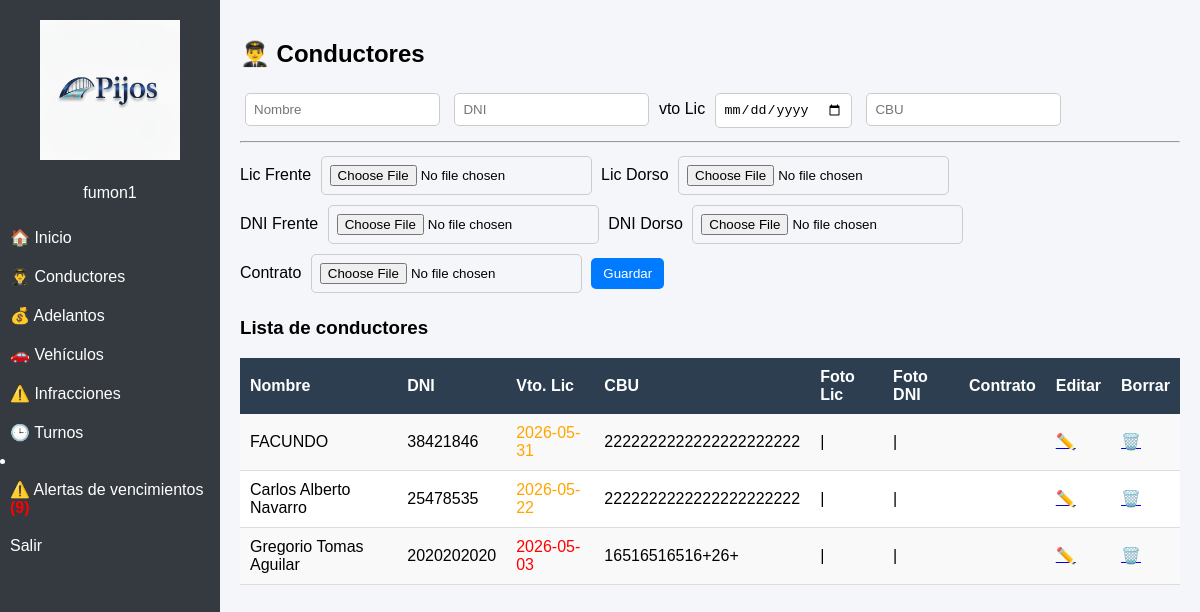
The page /conductores (signed in) on the database its author committed.
### tables this page shows
CREATE TABLE conductores (
            id INTEGER PRIMARY KEY AUTOINCREMENT,
            nombre TEXT,
            dni TEXT,
            licencia_vencimiento TEXT,
            cbu TEXT,
            licencia_frente TEXT,
            licencia_dorso TEXT,
            dni_frente TEXT,
            dni_dorso TEXT,
            contrato TEXT        
        );

### app.py (the view, shortened to what this page needs)
@app.route("/conductores", methods=["GET", "POST"])
@login_requerido
def conductores():
    conn = sqlite3.connect("empresa.db")
    cursor = conn.cursor()
    cursor.execute("SELECT * FROM conductores")
    datos = cursor.fetchall()
    conn.close()
    datos_procesados = []
    for d in datos:
        alerta = ""
        if d[3]:
            fecha_vto = datetime.strptime(d[3], "%Y-%m-%d")
            hoy = datetime.now()
            if fecha_vto < hoy:
                alerta = "vencido"
            elif fecha_vto <= hoy + timedelta(days=30):
                alerta = "por_vencer"
        datos_procesados.append({
            "id": d[0],
            "nombre": d[1],
            "dni": d[2],
            "vto": d[3],
            "cbu": d[4],
            "lic_frente": d[5],
            "lic_dorso": d[6],
            "dni_frente": d[7],
            "dni_dorso": d[8],
            "contrato": d[9],
            "alerta": alerta
        })
    return render_template("conductores.html", datos=datos_procesados)

### app.py (called while the page is built)
def login_requerido(f):
    @wraps(f)
    def funcion_protegida(*args, **kwargs):
        if "usuario" not in session:
            return redirect("/login")
        return f(*args, **kwargs)
    return funcion_protegida

### templates/conductores.html (shortened to what this page needs)
{% extends "layout.html" %}
{% block content %}
    <h2>👨‍✈️ Conductores</h2>
    <form method="POST" enctype="multipart/form-data">
        <input name="nombre" placeholder="Nombre" required>
        <input name="dni" placeholder="DNI" required>
        <label>vto Lic</label>
        <input  type="date" name="licencia_vencimiento">
        <input name="cbu" placeholder="CBU">
        <br>
        <hr>
        <label>Lic Frente</label>
        <input type="file" name="licencia_frente">
        <label>Lic Dorso</label>
        <input type="file" name="licencia_dorso">
        <br>
        <label>DNI Frente</label>
        <input type="file" name="dni_frente">
        <label>DNI Dorso</label>
        <input type="file" name="dni_dorso">
        <br>
        <label>Contrato</label>
        <input type="file" name="contrato">
        <button>Guardar</button>
    </form>
    <h3>Lista de conductores</h3>
    <table>
        <tr>
            <th>Nombre</th>
            <th>DNI</th>
            <th>Vto. Lic</th>
            <th>CBU</th>
            <th>Foto Lic</th>
            <th>Foto DNI</th>
            <th>Contrato</th>
            <th>Editar</th>
            <th>Borrar</th>
        </tr>
    {% for d in datos %}
    <tr>
        <td>{{ d.nombre }}</td>
        <td>{{ d.dni }}</td>
        <td>
            {% if d.alerta == "vencido" %}
                <span style="color:red;">{{ d.vto }}</span>
            {% elif d.alerta == "por_vencer" %}
                <span style="color:orange;">{{ d.vto }}</span>
            {% else %}
                {{ d.vto }}
            {% endif %}
        </td>
        <td>{{ d.cbu }}</td>
        <td>
            |
        </td>
        <td>
            |
        </td>
        <td>
        </td>
        <td>
            <a class="btn-editar" href="/editar_conductor/{{ d.id }}">✏️</a>
        </td>
        <td>
            <a class="btn-eliminar" href="/eliminar_conductor/{{ d.id }}"
            onclick="return confirm('¿Seguro?')">
            🗑️
            </a>
        </td>
    </tr>
    {% endfor %}
    </table>
{% endblock %}

### templates/layout.html (style rules this page uses)
body { margin: 0; font-family: Arial; background-color: #f4f6f9; }
table { width: 100%; border-collapse: collapse; background: white; }
th { background: #2c3e50; color: white; padding: 10px; text-align: left; }
td { padding: 10px; border-bottom: 1px solid #ddd; }
tr:nth-child(even) { background: #f9f9f9; }
input, select { padding: 8px; margin: 5px; border: 1px solid #ccc; border-radius: 5px; }
button { padding: 8px 12px; background: #007bff; color: white; border: none; border-radius: 5px; cursor: pointer; }

### rows shown on the page
conductores: nombre "FACUNDO", dni "38421846", vto "2026-05-31", cbu "2222222222222222222222"
conductores: nombre "Carlos Alberto Navarro", dni "25478535", vto "2026-05-22", cbu "2222222222222222222222"
conductores: nombre "Gregorio Tomas Aguilar", dni "2020202020", vto "2026-05-03", cbu "16516516516+26+"

### other values the page prints
{{ session["usuario"] }} "fumon1"
{{ alertas_total }} "9"
